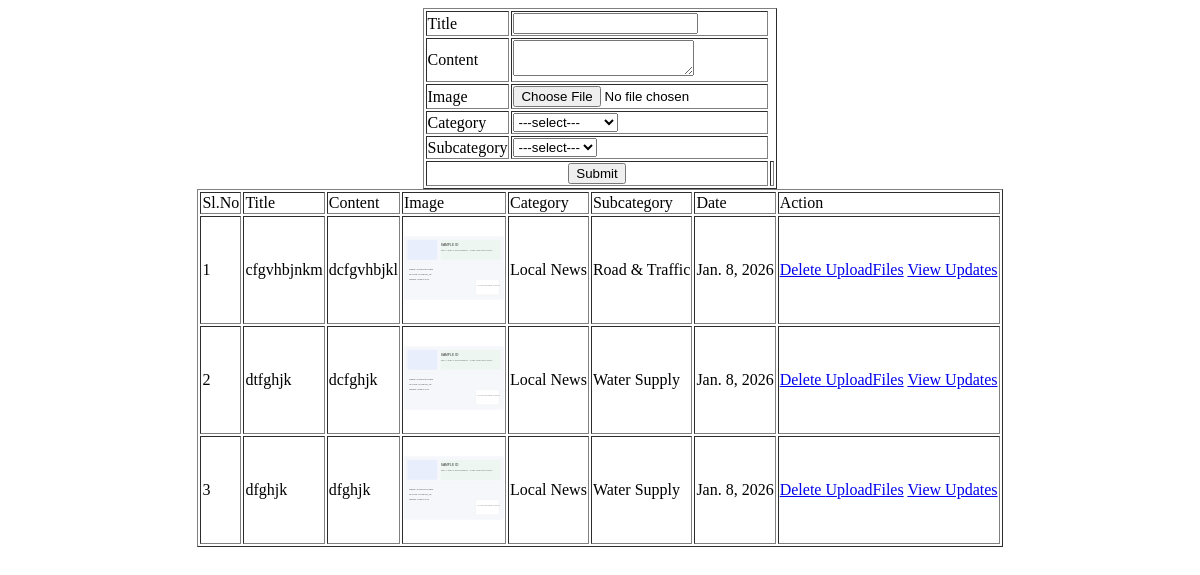
The app's page /Reporter/AddNews/ (signed in), older data.
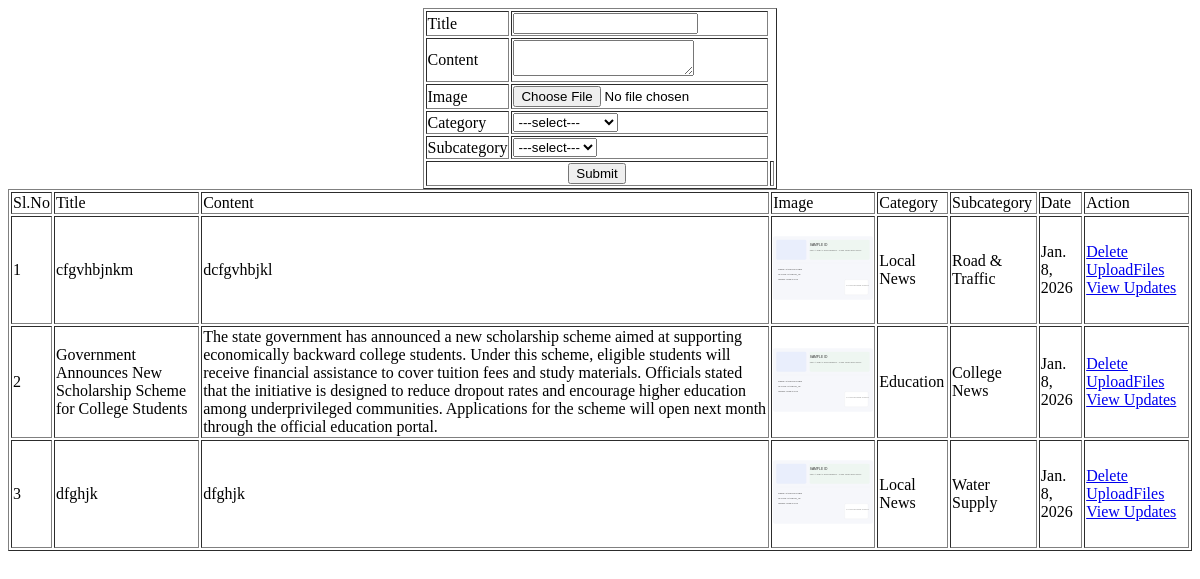
The same page, newer data.
### Reporter/models.py (models this page shows)
class tbl_news(models.Model):
    news_title=models.CharField(max_length=50)
    news_content=models.CharField(max_length=50)
    news_image=models.FileField(upload_to="Assets/news/")
    news_date=models.DateField(auto_now_add=True)
    news_status=models.IntegerField(default=0)
    subcategory=models.ForeignKey(tbl_subcategory,on_delete=models.CASCADE,null=True)
    user=models.ForeignKey(tbl_user,on_delete=models.CASCADE,null=True)
    reporter=models.ForeignKey(tbl_reporter,on_delete=models.CASCADE,null=True)
    verifier=models.ForeignKey(tbl_verifier,on_delete=models.CASCADE,null=True)

### Admin/models.py (models this page shows)
class tbl_subcategory(models.Model):
    subcategory_name=models.CharField(max_length=50)
    category=models.ForeignKey(tbl_category,on_delete=models.CASCADE)

class tbl_category(models.Model):
    category_name=models.CharField(max_length=50)

### Reporter/views.py (the view)
# urls.py: path("AddNews/",views.AddNews,name="AddNews"),
def AddNews(request):
    if "Rid" in request.session:
        category=tbl_category.objects.all()
        subcategory=tbl_subcategory.objects.all()
        reporterdata=tbl_reporter.objects.get(id=request.session["Rid"])
        NewsData=tbl_news.objects.filter(reporter=request.session['Rid'])
        if request.method=='POST':
            title=request.POST.get("txt_title")
            content=request.POST.get("txt_content")
            image=request.FILES.get("file_image")
            subcategory=tbl_subcategory.objects.get(id=request.POST.get("sel_subcategory"))
            tbl_news.objects.create(news_title=title,news_content=content,news_image=image,subcategory=subcategory,reporter=reporterdata)
            return render(request,'Reporter/AddNews.html',{'msg':'data inserted'})
        else:
            return render(request,'Reporter/AddNews.html',{'category':category,'subcategory':subcategory,'NewsData':NewsData})
    else:
        return render(request,'Guest/Login.html')

### Reporter/Templates/Reporter/AddNews.html (shortened to what this page needs)
<!DOCTYPE html>
<html lang="en">
<head>
</head>
<body>
    <form action="" method="post" enctype="multipart/form-data">
        <table border="1" align="center">
        <tr>
            <td>Title</td>
            <td><input type="text" required name="txt_title" id="txt_title"></td>
        </tr>
        <tr>
            <td>Content</td>
            <td><textarea name="txt_content" id="txt_content" required></textarea></td>
        </tr>
        <tr>
            <td>Image</td>
            <td><input type="file" required name="file_image" id="file_image"></td>
        </tr>
        <tr>
            <td>Category</td>
            <td><select name="sel_category" id="sel_category" required>
                    <option value="">---select---</option>
                </select></td>
        </tr>
        <tr>
            <td>Subcategory</td>
            <td><select name="sel_subcategory" id="sel_subcategory" required>
             <option value="">---select---</option>
            </select></td>
        </tr>
        <tr>
            <td colspan="2" align="center"><input type="submit" value="Submit"></td>
            <td></td>
        </tr>
    </table>
    </form>
    <table border="1" align="center">
        <tr>
            <td>Sl.No</td>
            <td>Title</td>
            <td>Content</td>
            <td>Image</td>
            <td>Category</td>
            <td>Subcategory</td>
            <td>Date</td>
            <td>Action</td>
        </tr>
        {% for i in NewsData %}
        <tr>
            <td>{{forloop.counter}}</td>
            <td>{{i.news_title}}</td>
            <td>{{i.news_content}}</td>
            <td><img src="{{i.news_image.url}}" alt="" width="100" height="100"></td>
            <td>{{i.subcategory.category.category_name}}</td>
            <td>{{i.subcategory.subcategory_name}}</td>
            <td>{{i.news_date}}</td>
            <td><a href="{% url 'Reporter:delnews' i.id %}">Delete
                <a href="{% url 'Reporter:UploadFiles' i.id %}">UploadFiles</a>
                <a href="{% url 'Reporter:ViewUpdates' i.id %}">View Updates</a>
            </td>
        </tr>
       {% endfor %}
    </table>
</body>
</html>

Row changes from the older to the newer data that the page shows:
changed tbl_news: news_title "dtfghjk" → "Government Announces New Scholarship Scheme for College Students"; news_content "dcfghjk" → "The state government has announced a new scholarship scheme aimed at supporting economically backward college students. Under this scheme, eligible students will receive financial assistance to cover tuition fees and study materials. Officials stated that the initiative is designed to reduce dropout rates and encourage higher education among underprivileged communities. Applications for the scheme will open next month through the official education portal."; subcategory.category.category_name "Local News" → "Education"; subcategory.subcategory_name "Water Supply" → "College News"
